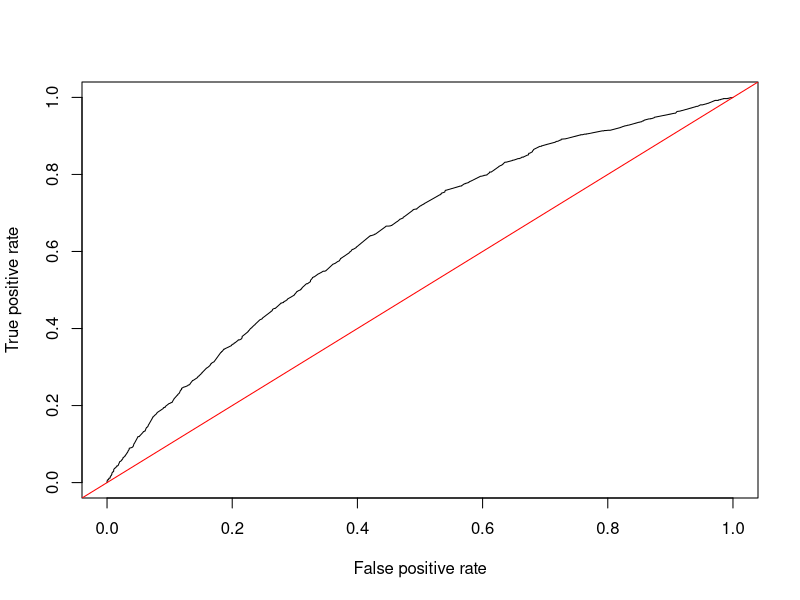

The R script that drew this image:
# ------------------
# 로지스틱 회귀분석 - 기본 원리
# ------------------

# 로지스틱 회귀분석은 회귀분석의 선형성 가정이 위반되었다는 것에서 출발합니다. 
# 종속변수가 범주형이면 선형성 가정이 위반됩니다. 
# 이러한 문제를 피하기 위해서는 로그변환을 합니다. 
# 로짓변환: 로그변환을 하는 이유는 비선형 관계를 선형관계로 바꾸어 선형성 가정이 위반 된 것을 보완하기 위함입니다. 
# 최대우도추정: 결과변수의 값을 잘 추정할 수 있는 매개변수를 찾아야 하는데, 이 때 필요한 기법이 최대우도추정이다. 관측값이 발생할 가장 큰 계수를 찾는다는 뜻. 

# 로지스틱 회귀분석의 특징은 다음과 같습니다. 
# 분석목적: 종속변수와 독립변수 간의 관계를 통해서 예측 모델을 생성합니다. 
# 회귀분석과의 차이점: 종속변수는 반드시 범주형 변수이어야 합니다. 
# 이항형: Yes/No, 다항형: 예) Iris의 Species 칼럼
# 정규성: 정규분포 대신에 이항분포를 따릅니다. 
# 로짓변환: 종속변수의 출력범위를 0과 1로 조정하는 과정을 의미합니다. 
#### I. 이항분류 기존 방식 #### 
#### 단계 1. 데이터 가져오기 ####
# setwd("~/Documents/R_edu")
loan_data <- read.csv("R_NCS_2020/3_day/data/cleaned_loan_data.csv", stringsAsFactors = FALSE)

head(loan_data)
str(loan_data)

# 데이터 변환의 이유, 1, 0은 숫자가 아니다. 범주형이다. 
loan_data$loan_status <- as.factor(loan_data$loan_status)


#### 단계 2. 데이터 분리 ####
library(caret)

inTrain <- createDataPartition(y = loan_data$loan_status, p=0.6, list = FALSE)
train_loan <- loan_data[inTrain,]
test_loan  <- loan_data[-inTrain,]
dim(train_loan)

#### 단계 3. 모형 개발 #### 
options(scipen = 100)
null_modle <- glm(loan_status ~ 1, family = "binomial", data = loan_data)
log_model <- glm(loan_status ~ loan_amnt + grade, family = "binomial", data = loan_data)

summary(log_model)

# 카이제곱 통계량 및 유의확률 구하기
anova(null_modle, log_model, test = "Chisq")

# 승산비 구하는 법
t(exp(log_model$coefficients))

# 신뢰구간 구하기
exp(confint(log_model))

# glm은 F 검정 통계량과 모델의 설명력은 제공되지 않는다. 
# glm 모형 성능에 관한 내용은, 이탈도, 로그가능도, R 통계량, 왈드 통계량, 호스머-렘쇼 측도, AIC 정보기준 (아카이케), 승산비 등이 있다. 
# 위 개념에 대한 기본적인 설명은 교재를 참고한다. 
# 지나치게 통계 이론으로 갈 여지가 있어서, 이 부분은 추후 통계 과정을 통해서 학습하는 것을 권한다. 
# 본 수업은 지도학습에 대한 머신러닝 과정이다.  
# 혼동 행렬에 대한 기본 개념을 익힘으로써, 분류문제에 관한 모형 평가를 더 자세히 공부할 수 있기 때문이다. 
# 만약 자세히 공부하기 원한다면 유쾌한 The R Book에서 관련 내용을 공부하시기를 권면한다. 

#### 단계 4. 모형 예측 ####
pred <- predict(log_model, newdata = test_loan, type = "response")
# type = "response" 속성은 예측 결과를 0~1사이의 확률값으로 반환한다. 
#### 단계 5. 예측치를 이항형으로 변환 ####
# 예측치가 0.15 이상이면 1, 0.15 미만이면 0
# 일단, 0.15인지는 메뉴얼 참조
result_pred <- ifelse(pred > 0.15, 1, 0)

#### 단계 6. 분류 정확도 계산 ####
table(test_loan$loan_status, result_pred)

#### 단계 7. 분류 정확도 계산 ####
# 혼동 매트릭스에 대한 설명은 교재 참조
# 정확도 계산
(5065 + 321) / (5065 + 321 + 1401 + 485)

#### 단계 8. ROC Curve를 이용한 모델 평가 & AUC ####
library(ROCR)
par(mfrow = c(1,1))
pr <- prediction(pred, test_loan$loan_status)
prf <- performance(pr, measure = "tpr", x.measure = "fpr")
plot(prf)
abline(0, 1, col = "red")
## -- 
# AUC = Area Under Curve의 뜻으로
auc <- performance(pr, measure = "auc")
auc <- auc@y.values[[1]]; auc
